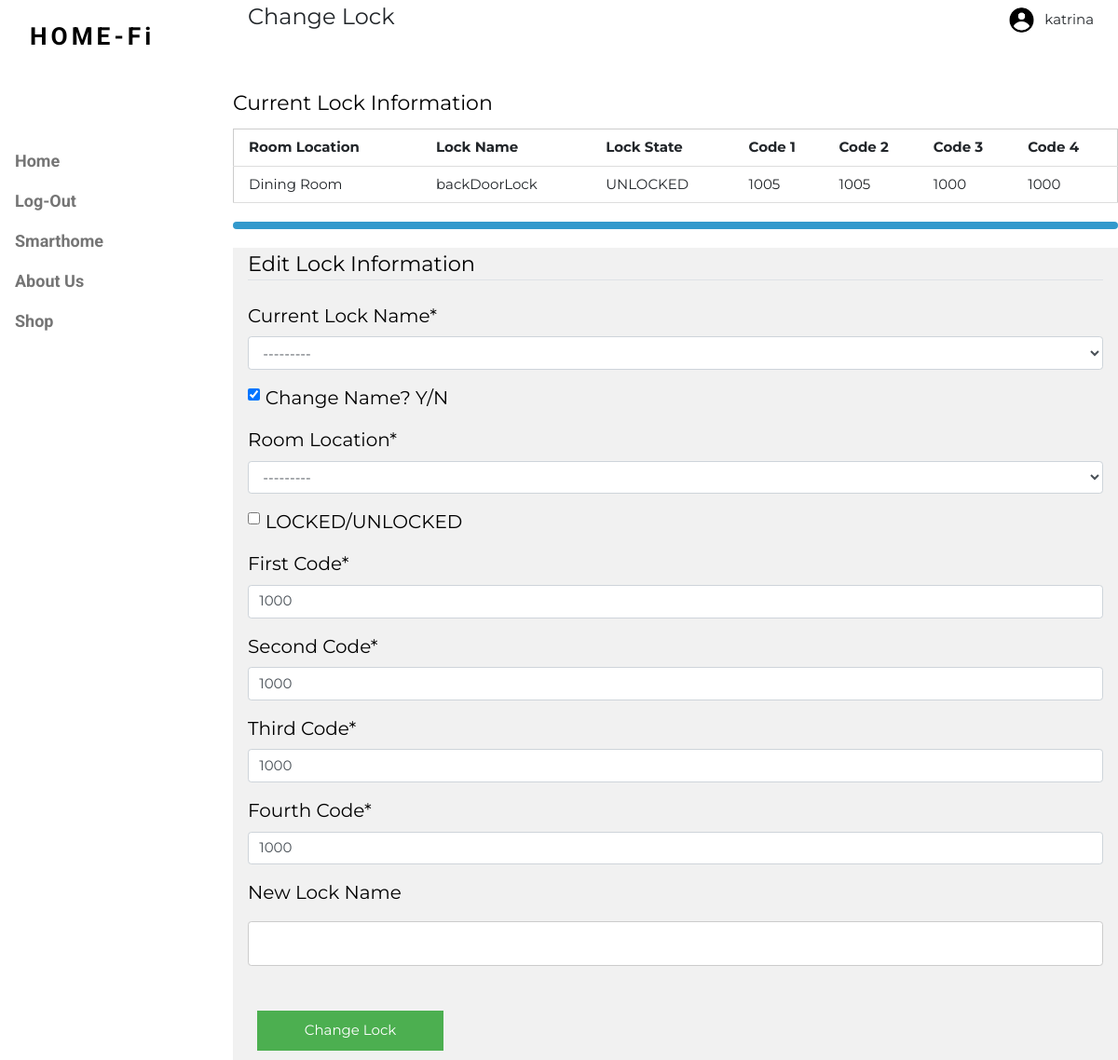
The app's page /changeLock/ (signed in), older data.
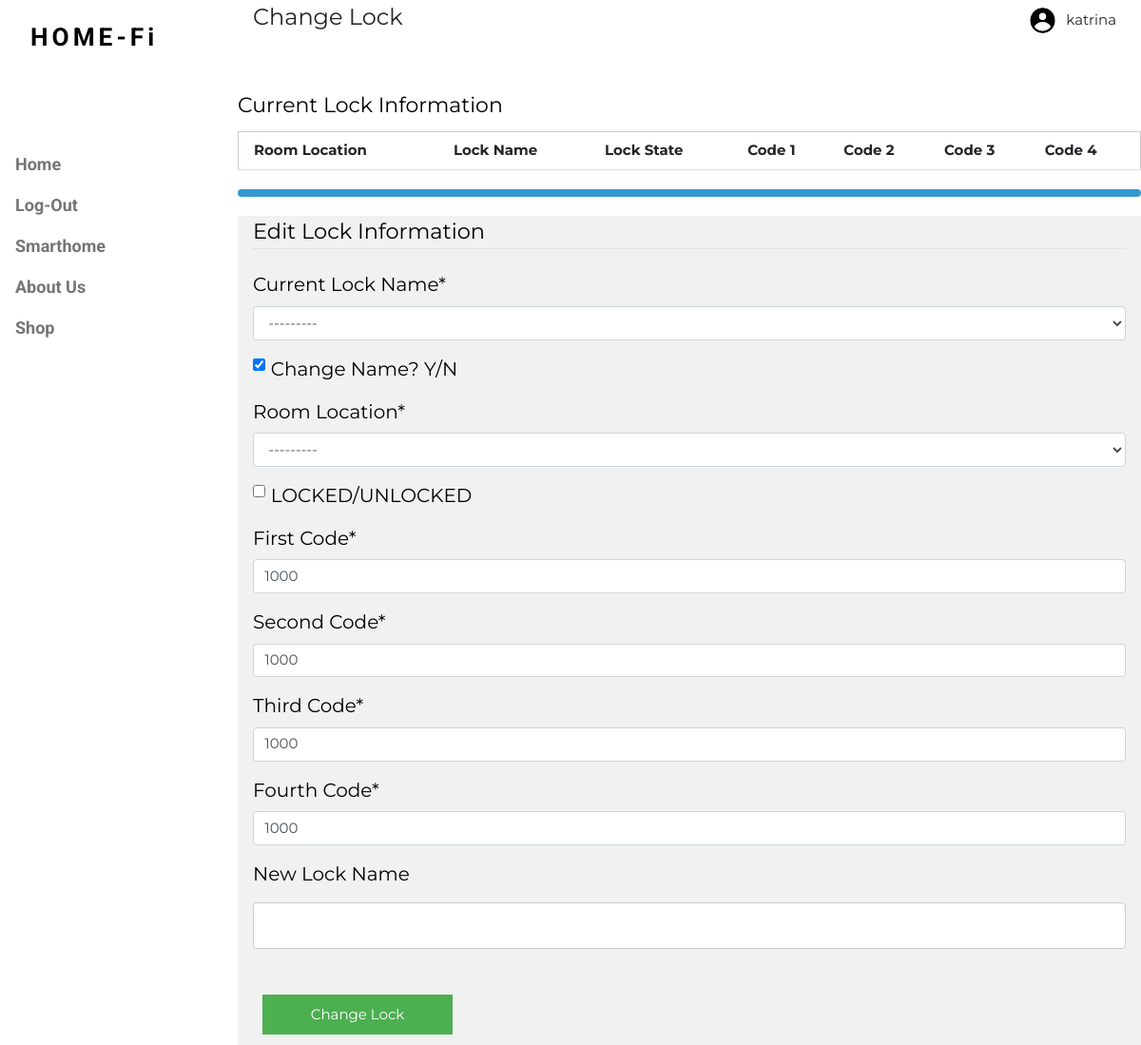
The same page, newer data.
### homepg/models.py (models this page shows)
class Room(models.Model):
    owner = models.ForeignKey(User, on_delete=models.CASCADE)
    roomName = models.CharField(max_length=20)
    def __str__(self):
        return self.roomName

class Lock(models.Model):
    owner = models.ForeignKey(User, on_delete=models.CASCADE)
    lockName = models.CharField(max_length=20)
    roomLoc = models.ForeignKey(Room, on_delete=models.CASCADE, null=True, blank=True)
    state = models.BooleanField(default=0)
    code1 = models.PositiveIntegerField(default=0, validators=[MinValueValidator(1000), MaxValueValidator(9999)])
    code2 = models.PositiveIntegerField(default=0, validators=[MinValueValidator(1000), MaxValueValidator(9999)])
    code3 = models.PositiveIntegerField(default=0, validators=[MinValueValidator(1000), MaxValueValidator(9999)])
    code4 = models.PositiveIntegerField(default=0, validators=[MinValueValidator(1000), MaxValueValidator(9999)])
    def __str__(self):
        return self.lockName

### users/views.py (the view)
# urls.py: path('changeLock/', user_views.changeLock, name="change-lock"),
def changeLock(request):
    if request.method == "POST":
        form = changeLockForm(request.POST, user=request.user)
        if form.is_valid():
            locksObj = Model.Lock()
            tempBool = form.cleaned_data['newNameBool']
            if tempBool:
                locksObj.lockName = form.cleaned_data['newName']
            elif not tempBool:
                locksObj.lockName = form.cleaned_data['lockName']
            else:
                print("WHOOPSIE! clearly I coded something wrong wtf")
            locksObj.state = form.cleaned_data['state']
            locksObj.roomLoc = form.cleaned_data['roomLoc']
            locksObj.code1 = form.cleaned_data['code1']
            locksObj.code2 = form.cleaned_data['code2']
            locksObj.code3 = form.cleaned_data['code3']
            locksObj.code4 = form.cleaned_data['code4']
            locksObj.owner = request.user
            allCodes = Model.Lock.objects.filter(owner_id=request.user)
            currentName = allCodes.values_list('lockName', flat=True)[0]
            print(currentName, "cN")
            entry = Model.Lock.objects.get(lockName=str(currentName))
            entry.delete()
            locksObj.save()
            messages.success(request, 'Lock ' + str(locksObj.lockName) + ' edited!')
            return redirect("status-page")
    else:
        form = changeLockForm(user=request.user)
    return render(request, 'users/changeLockForm.html', {'form': form,
                                                         'rooms': Room.objects.filter(owner=request.user),
                                                         'locks': Lock.objects.filter(owner=request.user)})

### users/templates/users/changeLockForm.html (shortened to what this page needs)
{% extends "homepg/base_with_checkbox.html" %}
{% load crispy_forms_tags %}
{% block content %}
	<header class="w3-container w3-xlarge">
		<p class="w3-left">Change Lock</p>
		<p class="w3-right">
			<table>
				<tr>
					<td>{% load static %}<img class="w3-icons" src="{% static 'images/UserIcon.png' %}" alt="Account Icon" style="float: right" /> </td>
					{% if user.is_authenticated %}
						<td style="font-size: 15px;padding:10px"> {{user.username}}</td>
					{% else %}
						<td style="font-size: 15px;padding:10px"> Guest </td>
					{% endif %}
				</tr>
			</table>
		</p>
	</header>
	<p style="padding:5px"></p>
	<table class="w3-table w3-table-all" style="width: 100%; margin:auto; padding:10px;">
		<caption style="font-size:22px; vertical-align:top; caption-side:top; color:#000000;"> Current Lock Information</caption>
	<tr>
		<th> Room Location</th>
		<th>Lock Name</th>
		<th> Lock State </th>
		<th> Code 1 </th>
		<th> Code 2 </th>
		<th> Code 3 </th>
		<th> Code 4 </th>
	</tr>
	{% for room in rooms %}
		{% for lock in locks%}
			<tr>
			{% if room.id == lock.roomLoc.id %}
				<td> {{ room.roomName }} </td>
				<td> {{ lock.lockName }} </td>
				{% if lock.state == True %}
					<td> LOCKED </td>
				{% else %}
					<td> UNLOCKED </td>
				{% endif %}
				<td> {{ lock.code1 }}</td>
				<td> {{ lock.code2 }}</td>
				<td> {{ lock.code3 }}</td>
				<td> {{ lock.code4 }}</td>
			</tr>
			{% endif %}
		{% endfor %}
	{% endfor %}
	</table>
	<hr style="  border-top: 8px solid #3399cc; border-radius: 5px; margin-top: 20px; margin-bottom: 20px;" />
    <form method="POST">
      <div class="w3-display-container w3-container w3-light-grey">
              <fieldset class="form-group" style="font-size:20px">
                  <legend class="border-bottom mb-4" style="font-size:20px,">Edit Lock Information </legend>
                  {{ form|crispy }}
              </fieldset>
            <button type="submit" style="width: 200px; padding: 10px; left: 50%; margin:10px;">Change Lock</button>
          </div>
    </form>
{% endblock content %}

Row changes from the older to the newer data that the page shows:
no longer on this page (row unchanged): Room: roomName "Dining Room"
removed Lock: lockName "backDoorLock", shows "UNLOCKED", code1 "1005", code2 "1005", code3 "1000", code4 "1000", lockName "---------", roomLoc "---------", code1 "1000", code2 "1000"
Text that changed along with them:
form field lockName: (not shown) → "---------"
form field roomLoc: (not shown) → "---------"
form field state: (not shown) → "☐"
form field code1: (not shown) → "1000"
form field code2: (not shown) → "1000"
form field code3: (not shown) → "1000"
form field code4: (not shown) → "1000"
